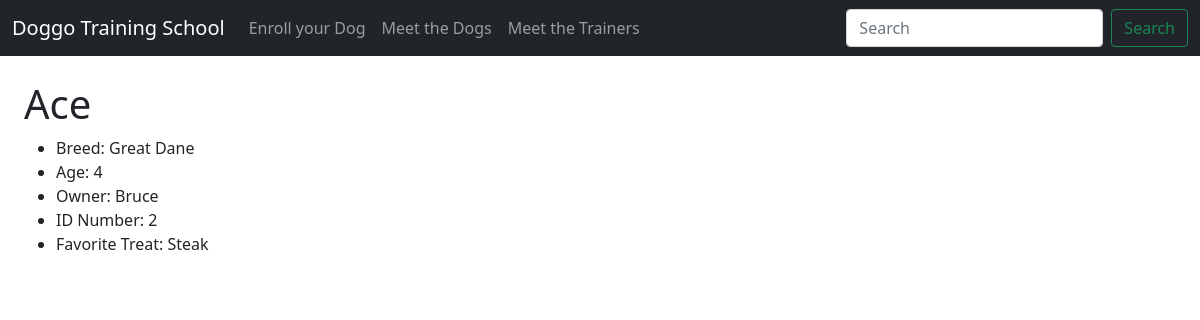
The app's page /trainer_profile/Sabrina, older data.
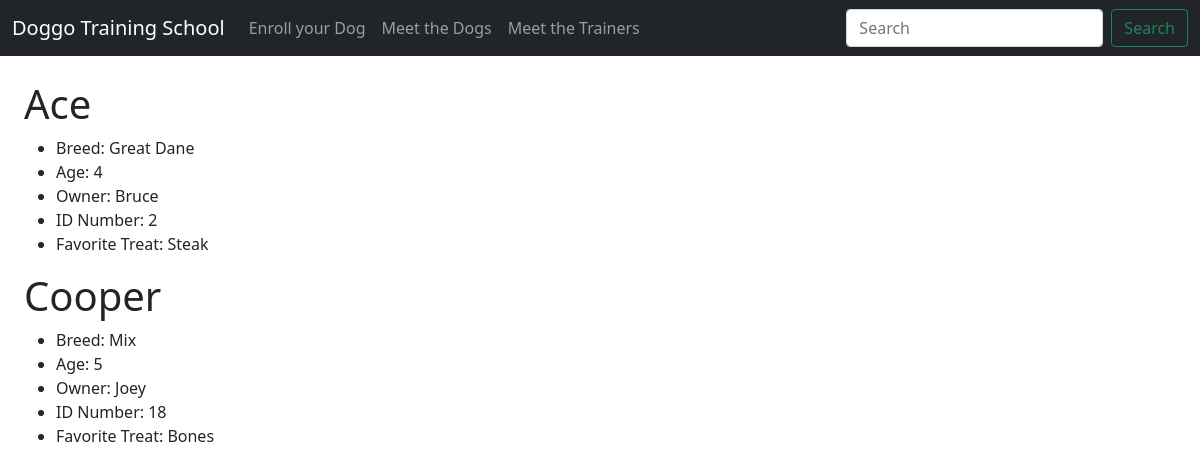
The same page, newer data.
### tables this page shows
CREATE TABLE "dogs" (
	"id"	INTEGER NOT NULL UNIQUE,
	"name"	TEXT NOT NULL,
	"breed"	TEXT,
	"age"	INTEGER,
	"owner"	TEXT NOT NULL,
	"treats"	TEXT,
	"trainer"	TEXT,
	"pic"	TEXT,
	PRIMARY KEY("id" AUTOINCREMENT)
);

### app.py (the view)
@app.route('/trainer_profile/<string:trainer>')
def trainer_profile(trainer):
    dogs = show_trainers_dogs(trainer)
    return render_template('trainer_profile.html', dogs=dogs, trainer=trainer)

### dog_data.py (called while the page is built)
def connect_db(path):
    conn = sqlite3.connect(path)
    conn.row_factory = sqlite3.Row
    return (conn, conn.cursor())

def show_trainers_dogs(name):
    conn, cur = connect_db(db_path)
    query = 'SELECT * FROM dogs WHERE trainer=?'
    result = cur.execute(query, (name,)).fetchall()
    conn.close()
    return result

### templates/trainer_profile.html (shortened to what this page needs)
{% extends 'base.html' %}
{% block content %}
{% for dog in dogs %}
  <h1>{{ dog.name }}</h1>
  <ul>
    {% if dog.breed %}
    <li>Breed: {{ dog.breed }}</li>
    {% else %}
    <li>No breed info available</li>
    {% endif %}
    <li>Age: {{ dog.age }}</li>
    <li>Owner: {{dog.owner}}</li>
    <li>ID Number: {{dog.id}}</li>
    <li>Favorite Treat: {{dog.treats}}</li>
  </ul>
{% endfor %}
{% endblock %}

### templates/base.html (shortened to what this page needs)
<!DOCTYPE html>
<html lang="en">
<head>
  <link href="https://cdn.jsdelivr.net/npm/bootstrap@5.0.1/dist/css/bootstrap.min.css" rel="stylesheet">
</head>
<body>
{% include 'nav.html' %}
<div class="m-4">
  {% block content %}
  {% endblock %}
</div>
</body>
</html>

### templates/nav.html (shortened to what this page needs)
<nav class="navbar navbar-expand-md navbar-dark bg-dark">
  <div class="container-fluid">
    <a class="navbar-brand" href="{{ url_for('index') }}">Doggo Training School</a>
    <div class="collapse navbar-collapse" id="navbarSupportedContent">
      <ul class="navbar-nav me-auto mb-2 mb-lg-0">
        <li class="nav-item">
          <a class="nav-link" href="{{ url_for('enroll') }}">Enroll your Dog</a>
        </li>
        <li>
          <a class="nav-link" href="{{ url_for('dogs') }}">Meet the Dogs</a>
        </li>
        <li>
          <a class="nav-link" href="{{ url_for('trainers') }}">Meet the Trainers</a>
        </li>
      </ul>
      <form class="d-flex">
        <input class="form-control me-2" type="search" placeholder="Search" aria-label="Search">
        <button class="btn btn-outline-success" type="submit">Search</button>
      </form>
    </div>
  </div>
</nav>

Row changes from the older to the newer data that the page shows:
added dogs: name "Cooper", breed "Mix", age "5", owner "Joey", id "18", treats "Bones"
